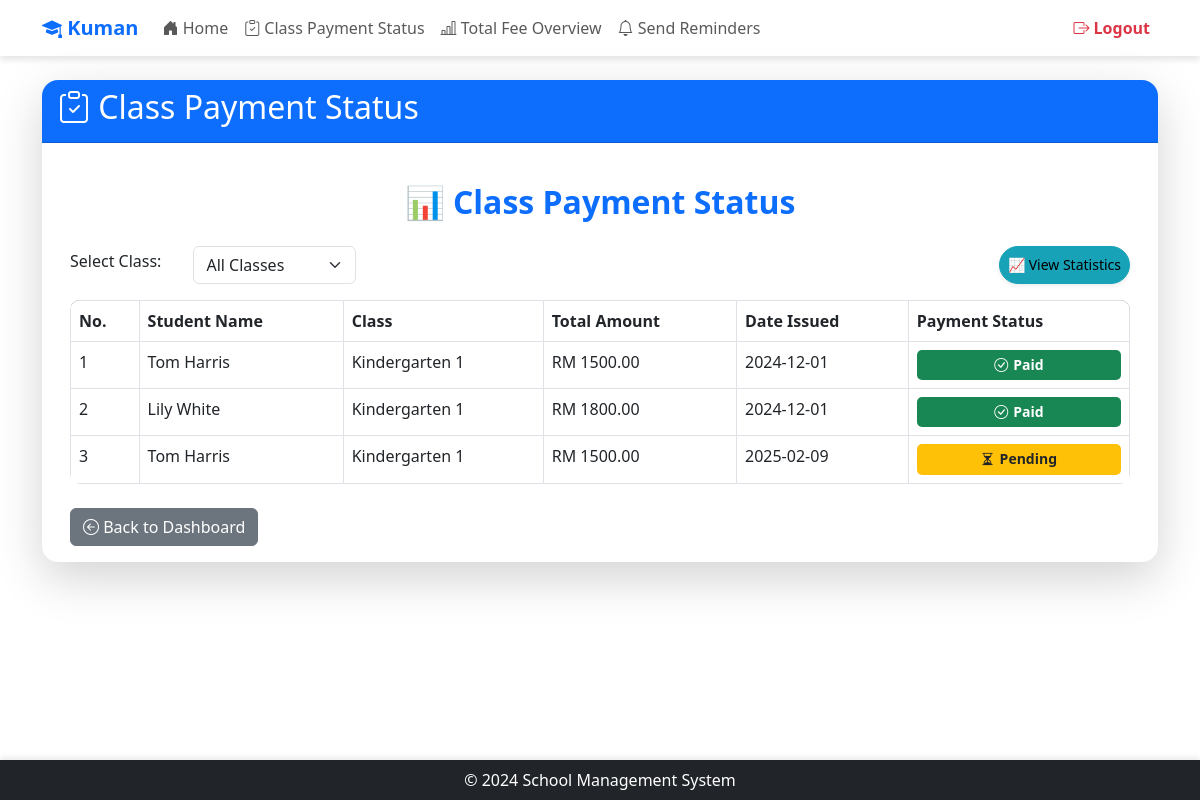
The app's page /teacher/fee-status (signed in), older data.
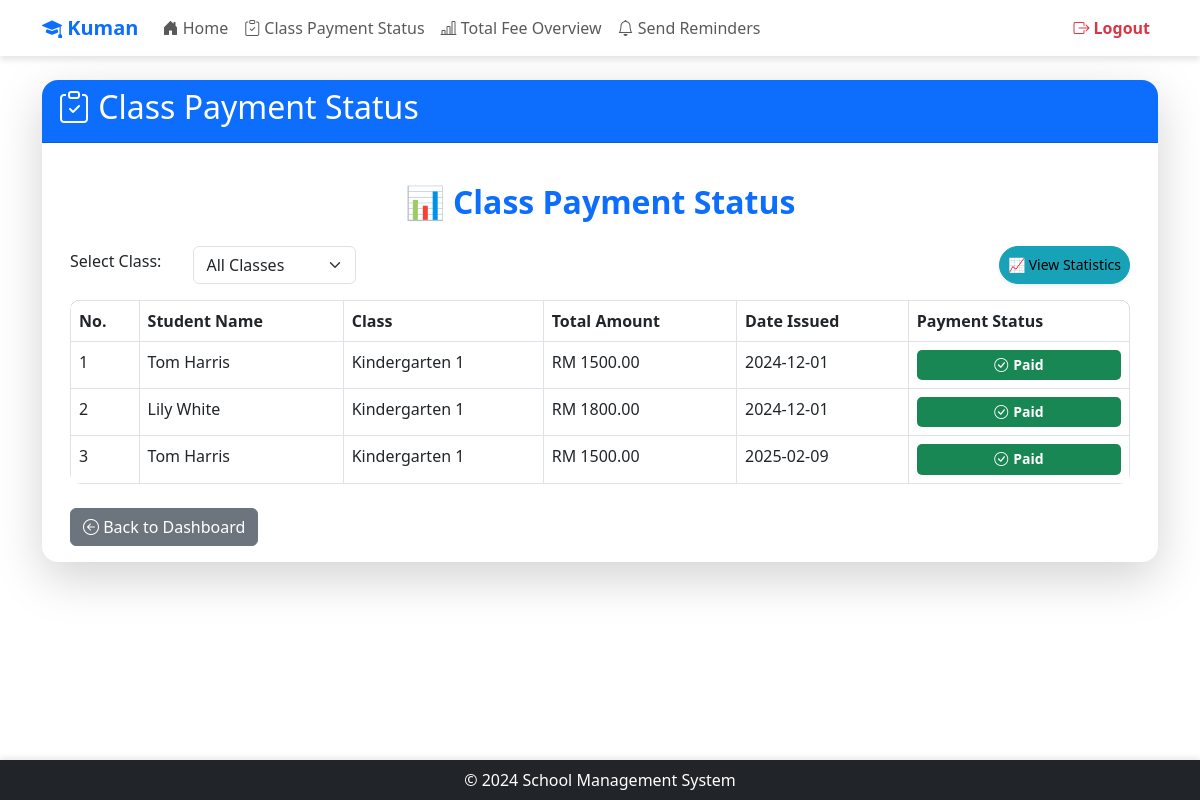
The same page, newer data.
### app/models/models.py (models this page shows)
class Settings(db.Model):
    __tablename__ = 'Settings'
    setting_key = db.Column('SettingKey', db.String, primary_key=True)
    setting_value = db.Column('SettingValue', db.String, nullable=False)
    description = db.Column('Description', db.String, nullable=False)
    category = db.Column('Category', db.String, nullable=False)

class FeeRecord(db.Model):
    __tablename__ = 'FeeRecord'
    fee_record_id = db.Column('FeeRecordId', db.String, primary_key=True, default=lambda: str(uuid.uuid4()))
    fee_assignment_id = db.Column('FeeAssignmentId', db.String, ForeignKey('StudentFeeAssignment.FeeAssignmentId', ondelete='CASCADE'))
    status_id = db.Column('StatusId', db.String, ForeignKey('PaymentStatus.StatusId', ondelete='SET NULL'))
    flagged_for_followup = db.Column('FlaggedForFollowUp', db.Integer, nullable=False, default=0)  # 0 = Not Flagged, 1 = Flagged
    date_assigned = db.Column('DateAssigned', db.Date, nullable=False)
    due_date = db.Column('DueDate', db.Date, nullable=False)
    amount_due = db.Column('AmountDue', db.Numeric(10, 2), nullable=False)
    late_fee_amount = db.Column('LateFeeAmount', db.Numeric(10, 2), nullable=False)
    discount_amount = db.Column('DiscountAmount', db.Numeric(10, 2), nullable=False)
    total_amount = db.Column('TotalAmount', db.Numeric(10, 2), nullable=False)
    last_updated_date = db.Column('LastUpdatedDate', db.Date, nullable=False)
    assignment = relationship('StudentFeeAssignment', back_populates='fee_records')
    status = relationship('PaymentStatus', back_populates='fee_records')
    payment_histories = relationship('PaymentHistory', back_populates='fee_record')

class Class(db.Model):
    __tablename__ = 'Class'
    class_id = db.Column('ClassId', db.String, primary_key=True, default=lambda: str(uuid.uuid4()))
    class_name = db.Column('ClassName', db.String, nullable=False)
    description = db.Column('Description', db.String, nullable=True)
    assignments = relationship('ClassAssignment', back_populates='class_')

### app/routes/teacher/fee_status.py (the view)
@teacher.route('/fee-status')
@login_required
@role_required('2')
def fee_status():
    selected_class = request.args.get('class_name', None)
    query = (
        db.session.query(
            User.first_name,
            User.last_name,
            Class.class_name,
            FeeRecord.amount_due,
            FeeRecord.total_amount,
            PaymentStatus.status_name,
            FeeRecord.date_assigned  # Use date_assigned here
        )
        .join(ClassAssignment, ClassAssignment.student_id == User.id)  # Join to filter by teacher's classes
        .join(Class, Class.class_id == ClassAssignment.class_id)
        .join(StudentFeeAssignment, StudentFeeAssignment.student_id == User.id)
        .join(FeeRecord, FeeRecord.fee_assignment_id == StudentFeeAssignment.fee_assignment_id)
        .join(PaymentStatus, PaymentStatus.status_id == FeeRecord.status_id)
        .filter(ClassAssignment.class_id.in_(
            db.session.query(ClassAssignment.class_id)
            .filter(ClassAssignment.teacher_id == current_user.id)  # Only classes assigned to the teacher
        ))
    )
    if selected_class:
        query = query.filter(Class.class_name == selected_class)
    fee_data = query.all()
    payments = [{
        "student_name": f"{record.first_name} {record.last_name}",
        "class_name": record.class_name,
        "amount_due": record.amount_due,
        "paid_amount": record.total_amount,
        "payment_status": record.status_name,
        "date_assigned": record.date_assigned.strftime('%Y-%m-%d')  # Format the date as required
    } for record in fee_data]
    total_students = len(fee_data)
    paid_count = sum(1 for record in fee_data if record.status_name == 'Paid')
    pending_count = sum(1 for record in fee_data if record.status_name == 'Pending')
    overdue_count = sum(1 for record in fee_data if record.status_name == 'Overdue')
    paid_percentage = (paid_count / total_students * 100) if total_students else 0
    pending_percentage = (pending_count / total_students * 100) if total_students else 0
    overdue_percentage = (overdue_count / total_students * 100) if total_students else 0
    class_names = (
        db.session.query(Class.class_name)
        .join(ClassAssignment)
        .filter(ClassAssignment.teacher_id == current_user.id)
        .distinct()
        .all()
    )
    class_names = [class_name[0] for class_name in class_names]  # Extract class names
    return render_template(
        'teacher/fee_status.html',
        payments=payments,
        class_names=class_names,
        selected_class=selected_class,
        total_students=total_students,
        paid_percentage=paid_percentage,
        pending_percentage=pending_percentage,
        overdue_percentage=overdue_percentage,
        app_name=app_name()
    )

### app/__init__.py (called while the page is built)
@login_manager.user_loader
def load_user(user_id):
    from .models.models import User
    return User.query.get(user_id)

### app/routes/routes.py (called while the page is built)
def app_name():
    app_name = "School Management System"
    with current_app.app_context():
        setting = Settings.query.filter_by(setting_key='school_name').first()
        if setting and setting.setting_value:
            app_name = setting.setting_value
    return app_name

def role_required(*roles):
    def decorator(f):
        @wraps(f)
        def decorated_function(*args, **kwargs):
            if not current_user.is_authenticated or current_user.role_id not in roles:
                abort(403)  # Forbidden access if role does not match
            return f(*args, **kwargs)
        return decorated_function
    return decorator

### app/templates/teacher/fee_status.html (shortened to what this page needs)
{% extends "share/dashboard.html" %}
{% block card_title %}<i class="bi bi-clipboard-check"></i> Class Payment Status{% endblock %}
{% block card_content %}
<div class="container mt-4">
    <h2 class="text-center text-primary fw-bold mb-4">📊 Class Payment Status</h2>
    <div class="d-flex justify-content-between mb-3">
        <form method="GET" class="row align-items-center">
            <div class="col-auto">
                <label for="class_name" class="form-label me-2">Select Class:</label>
            </div>
            <div class="col-auto">
                <select id="class_name" name="class_name" class="form-select" onchange="this.form.submit()">
                    <option value="">All Classes</option>
                </select>
            </div>
        </form>
        <button class="btn btn-info btn-sm shadow-sm rounded-pill" onclick="showStatistics()">📈 View Statistics</button>
    </div>
    <table class="table table-bordered table-hover">
        <thead class="thead-dark">
            <tr>
                <th>No.</th>
                <th>Student Name</th>
                <th>Class</th>
                <th>Total Amount</th>
                <th>Date Issued</th>
                <th>Payment Status</th>
            </tr>
        </thead>
        <tbody>
            {% if payments %}
                {% for payment in payments %}
                    <tr>
                        <td>{{ loop.index }}</td>
                        <td>{{ payment.student_name }}</td>
                        <td>{{ payment.class_name }}</td>
                        <td>RM {{ payment.paid_amount }}</td>
                        <td>{{ payment.date_assigned }}</td>
                        <td>
                            {% if payment.payment_status == "Pending" %}
                                <span class="badge bg-warning text-dark">
                                    <i class="bi bi-hourglass-split"></i> Pending
                                </span>
                            {% elif payment.payment_status == "Overdue" %}
                                <span class="badge bg-danger">
                                    <i class="bi bi-exclamation-triangle-fill"></i> Overdue
                                </span>
                            {% elif payment.payment_status == "Paid" %}
                                <span class="badge bg-success">
                                    <i class="bi bi-check-circle"></i> Paid
                                </span>
                            {% endif %}
                        </td>
                    </tr>
                {% endfor %}
            {% else %}
                <tr>
                    <td colspan="6" class="text-center">No records found.</td>
                </tr>
            {% endif %}
        </tbody>
    </table>
    <div class="text-left mt-4">
        <a href="{{ url_for('teacher.dashboard') }}" class="btn btn-secondary">
            <i class="bi bi-arrow-left-circle"></i> Back to Dashboard
        </a>
    </div>
</div>
{% endblock %}

### app/templates/share/dashboard.html (shortened to what this page needs)
<!DOCTYPE html>
<html lang="en">
  <head>
    <link href="https://cdn.jsdelivr.net/npm/bootstrap@5.3.0-alpha1/dist/css/bootstrap.min.css" rel="stylesheet" />
    <link href="https://cdn.jsdelivr.net/npm/bootstrap-icons/font/bootstrap-icons.css" rel="stylesheet" />
  </head>
  <body>
    <header class="navbar navbar-expand-lg navbar-light">
      <div class="container">
        <a class="navbar-brand text-primary fw-bold"
          href="{% if current_user.role_id == '1' %}
                    {{ url_for('admin.dashboard') }}
                {% elif current_user.role_id == '2' %}
                    {{ url_for('teacher.dashboard') }}
                {% elif current_user.role_id == '3' %}
                    {{ url_for('parent.dashboard') }}
                {% elif current_user.role_id == '4' %}
                    {{ url_for('accountant.dashboard') }}
                {% else %}
                    {{ url_for('views.home') }}
                {% endif %}">
          <i class="bi bi-mortarboard-fill"></i> {{ app_name }}
        </a>
        <div class="collapse navbar-collapse" id="navbarNav">
          <ul class="navbar-nav me-auto">
            <li class="nav-item">
              <a class="nav-link"
                 href="{% if current_user.role_id == '1' %}
                          {{ url_for('admin.dashboard') }}
                       {% elif current_user.role_id == '2' %}
                          {{ url_for('teacher.dashboard') }}
                       {% elif current_user.role_id == '3' %}
                          {{ url_for('parent.dashboard') }}
                       {% elif current_user.role_id == '4' %}
                          {{ url_for('accountant.dashboard') }}
                       {% else %}
                          {{ url_for('views.home') }}
                       {% endif %}">
                <i class="bi bi-house-door-fill"></i> Home
              </a>
            </li>
            {% if current_user.role_id == '1' %}
              <li class="nav-item">
                <a class="nav-link" href="{{ url_for('admin.manage_users') }}">
                  <i class="bi bi-people"></i> Manage Users
                </a>
              </li>
              <li class="nav-item">
                <a class="nav-link" href="{{ url_for('admin.fee_management') }}">
                  <i class="bi bi-cash-coin"></i> Fee Management
                </a>
              </li>
              <li class="nav-item">
                <a class="nav-link" href="{{ url_for('admin.class_assignments') }}">
                  <i class="bi bi-clipboard-data"></i> Class Assignments
                </a>
              </li>
              <li class="nav-item">
                <a class="nav-link" href="{{ url_for('admin.parent_student') }}">
                  <i class="bi bi-person-check"></i> Parent-Student Data
                </a>
              </li>
              <li class="nav-item">
                <a class="nav-link" href="{{ url_for('admin.system_settings') }}">
                  <i class="bi bi-gear"></i> System Settings
                </a>
              </li>
            {% elif current_user.role_id == '2' %}
              <li class="nav-item">
                <a class="nav-link" href="{{ url_for('teacher.fee_status') }}">
                  <i class="bi bi-clipboard-check"></i> Class Payment Status
                </a>
              </li>
              <li class="nav-item">
                <a class="nav-link" href="{{ url_for('teacher.generate_total_fee') }}">
                  <i class="bi bi-bar-chart-line"></i> Total Fee Overview
                </a>
              </li>
              <li class="nav-item">
                <a class="nav-link" href="{{ url_for('teacher.send_reminders') }}">
                  <i class="bi bi-bell"></i> Send Reminders
                </a>
              </li>
            {% endif %}
          </ul>
          <ul class="navbar-nav ms-auto">
            <li class="nav-item">
              <a class="nav-link text-danger fw-bold" href="{{ url_for('auth.logout') }}">
                <i class="bi bi-box-arrow-right"></i> Logout
              </a>
            </li>
          </ul>
        </div>
      </div>
    </header>
    <main class="container mt-4">
      <div class="card border-0 shadow-lg rounded-4">
        <div class="card-header text-white bg-primary rounded-top-4">
          <h2>{% block card_title %} {% endblock %}</h2>
        </div>
        <div class="card-body">
          {% block card_content %} {% endblock %}
        </div>
      </div>
    </main>
    <footer class="bg-dark text-white py-2 mt-5 text-center sticky-footer">
      <div class="container">
        <p class="m-0">&copy; 2024 School Management System</p>
      </div>
    </footer>
  </body>
</html>

### app/templates/share/dashboard.html (style rules this page uses)
html, body { height: 100%; }
body { display: flex; flex-direction: column; min-height: 100vh; }
main { flex: 1; }
.navbar { background: rgba(255, 255, 255, 0.9); box-shadow: 0 4px 6px rgba(0, 0, 0, 0.1); }
.navbar-nav .nav-link { font-weight: 500; transition: 0.3s; }
.badge { font-size: 0.75rem; }
.sticky-footer { position: sticky; bottom: 0; width: 100%; box-shadow: 0 -2px 6px rgba(0, 0, 0, 0.1); }

### app/templates/teacher/fee_status.html (style rules this page uses)
.d-flex { display: flex; }
.table { border-radius: 10px; overflow: hidden; }
.thead-dark { background-color: #343a40; color: white; }
.btn-info { background-color: #17a2b8; border-color: #17a2b8; }
.badge { padding: 8px; font-size: 14px; border-radius: 5px; display: flex; align-items: center; justify-content: center; }
.badge i { margin-right: 5px; }

Row changes from the older to the newer data that the page shows:
changed FeeRecord (number 3 of 3 on the later page): text "Pending" → "Paid"
